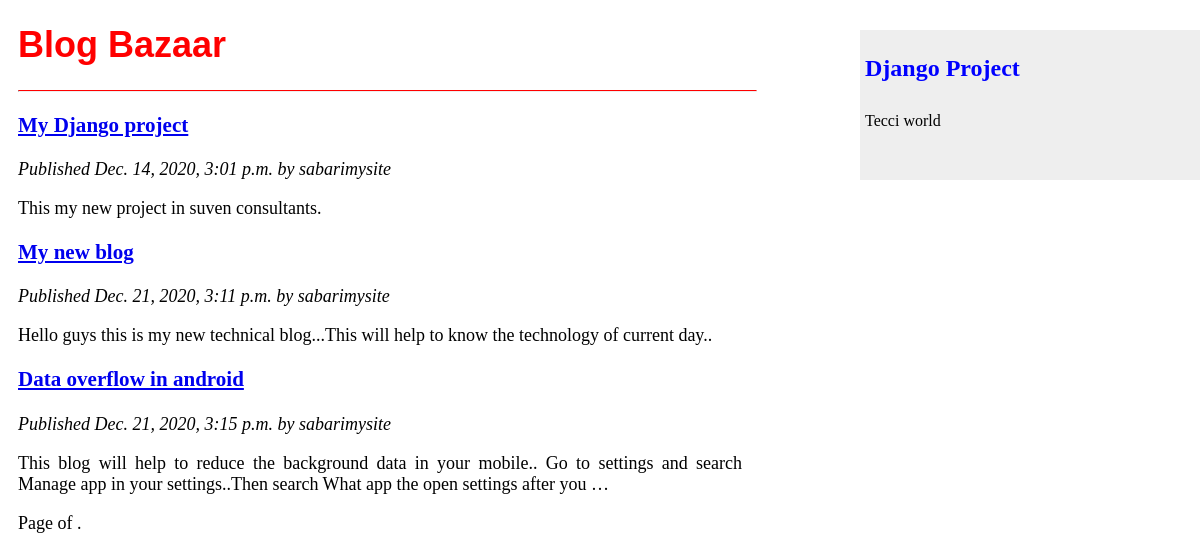
Page /post on the committed database.
### blog/models.py (models this page shows)
class Post(models.Model):
    STATUS_CHOICES = (
        ('draft','Draft'),
        ('published','Published'),
    )
    title = models.CharField(max_length=250)
    slug = models.SlugField(max_length=250,unique_for_date='publish')
    author = models.ForeignKey(User,on_delete=models.CASCADE,related_name='blog_posts')
    body = models.TextField()
    publish = models.DateTimeField(default=timezone.now)
    created = models.DateTimeField(auto_now = True)
    Updated = models.DateTimeField(auto_now = True)
    status = models.CharField(max_length=10,choices=STATUS_CHOICES,default='published')
    def get_absolute_url(self):
        return reverse('blog:post_detail',args=[self.publish.year,self.publish.month,self.publish.day,self.slug])

### blog/views.py (the view)
# urls.py: path('post',views.PostListView.as_view(),name='post_list'),
class PostListView(ListView):
    template_name = 'blog/post/list.html'
    queryset = Post.objects.all()
    context_object_name = 'posts'
    paginate_by = 3

### blog/templates/blog/post/list.html (shortened to what this page needs)
{% extends 'blog/base.html' %}
{% load static %}
{% block content %}
   <div class='main'>
    <h1 class='h1'>Blog Bazaar</h1>
    <hr class="n1">
    {% for post in posts %}
        <h3>
           <a href="{{ post.get_absolute_url }}">
              {{ post.title }}
           </a>
        </h3>
        <p class="date">
            Published {{ post.publish }} by {{ post.author }}
        </p>
        {{  post.body | truncatewords:30|linebreaks }}
    {% endfor %}
    {% include "pagination.html" with page=posts %}
   </div>
{% endblock %}

### static/css/blog.css (style rules this page uses)
.main .date { font-style:italic; }
.h1 { color:red; font-family:Arial; }
.n1 { border-top:1px solid red; width:72%; margin-left:0; }
.main { margin-right:140px; font-size:18px; padding:0px 10px; text-align:justify; }
p { padding-right:300px; }

### rows in the picture
Post: title "My Django project", publish "Dec. 14, 2020, 3:01 p.m.", author "sabarimysite", body "This my new project in suven consultants."
Post: title "My new blog", publish "Dec. 21, 2020, 3:11 p.m.", author "sabarimysite", body "Hello guys this is my new technical blog...This will help to know the technology of current day.."
Post: title "Data overflow in android", publish "Dec. 21, 2020, 3:15 p.m.", author "sabarimysite", body "This blog will help to reduce the background data in your mobile.. Go to settings and search Manage app in your settings..Then search What app the open settings after you …"
